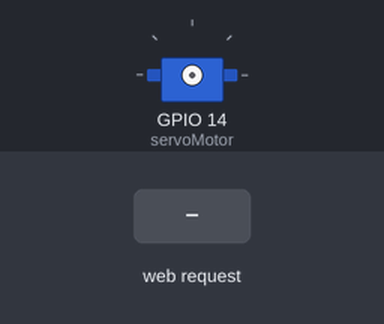
This sketch was run on a simulated ESP8266 (NodeMCU). Shown: servo. The test bench sets the inputs (shaded band). WiFi joins after 1.5 s; servers stay silent unless stated.

Above: at 2.8 s.
2.9 s: HTTP request GET /14/on received
At 4.7 s:
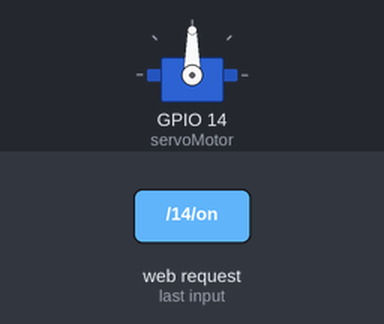
At 8.2 s:
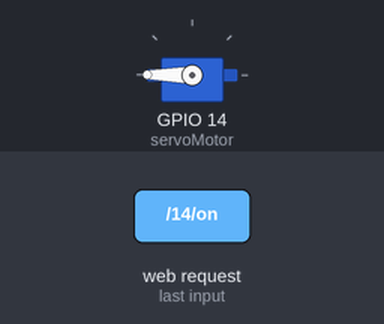
Timing chart, 0 to 9.7 s (numbered marks = the images above; inputs shaded):
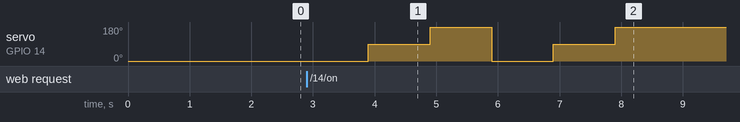

Measured:
- after the input at 2.9 s, servo on GPIO 14 (servoMotor): 0° → 90° after 1.0 s, → 180° 1.0 s later, → 0° 1.0 s later, → 90° 1.0 s later, … (5 changes in this stretch)

The sketch:

comedero.ino
```cpp
#include <ESP8266WiFi.h>
#include <Servo.h>
#include <ESP8266WebServer.h>

const char* ssid     = "CELERITY_FLIA -HIDALGO";
const char* password = "edwin2687";
//const char* ssid     = "Linksys19144";
//const char* password = "";
Servo servoMotor;


// Establecer IP, Puerta de Enlace y Máscara
IPAddress ip(192,168,1,9);
IPAddress gateway(192,168,1,1);
IPAddress subnet(255,255,255,0);


// Establecer IP, Puerta de Enlace y Máscara
//IPAddress ip(192,168,1,4);
//IPAddress gateway(192,168,1,1);
//IPAddress subnet(255,255,255,0);


// Puerto del servidor web
ESP8266WebServer server(80);

void setup() {
  Serial.begin(115200);

  // Conectar a la WiFi
  WiFi.begin(ssid, password);

  // Modo cliente
  WiFi.mode(WIFI_STA);
  WiFi.config(ip, gateway, subnet);

  // Esperar hasta conectar
  while (WiFi.status() != WL_CONNECTED)
    delay(200);

  // Arrancar el servidor
  server.on("/", handleRoot);
  server.on("/14/on", encender);
  //server.on("/14/off", apagar);
  server.begin();

  // Led
 // pinMode(14, OUTPUT);
}

void loop(){
  // Comprobar si estamos conectados
  if (WiFi.status() == WL_CONNECTED) {
    server.handleClient();
  }

}

void handleRoot() {
  server.send(200, "text/plain", "Hola Mundo mundo");
}

void girar(){
    servoMotor.attach(14);
    int i;
	for (i=0;i<2;i++){
		servoMotor.write(0);
		delay(1000);
		servoMotor.write(90);
		delay(1000);
    servoMotor.write(180);
		delay(1000);
	}
	servoMotor.detach();
}

void encender() {
  server.send(200, "text/plain", "Encender");
  //digitalWrite(14, HIGH);
   girar();
}

//void apagar() {
 // server.send(200, "text/plain", "Apagar");
 //digitalWrite(14, LOW);
 // girar();
//}
```
